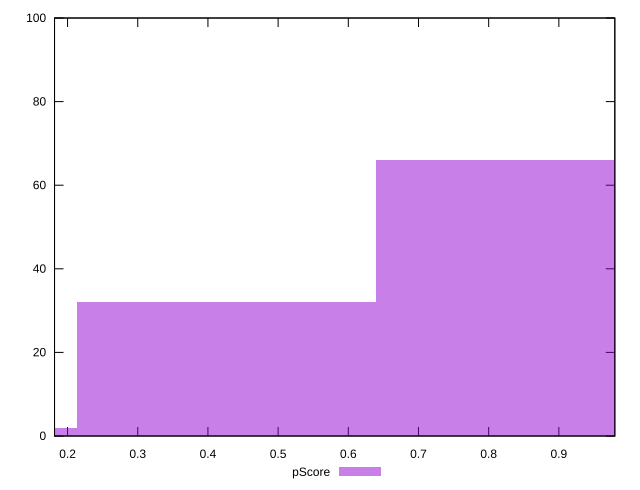

Here is the gnuplot script that generated this plot:
reset

$pScore <<EOF
0.8519097171147252 66
0.4259548585573626 32
0 2
EOF

set key outside below
set boxwidth 0.4259548585573626
set xrange [0.18142449733549848:0.9797484042857281]
set yrange [0:100]
set trange [0:100]
set style fill transparent solid 0.5 noborder
set terminal svg size 640, 490 enhanced background rgb 'white'
set output "report_00015_2021-02-09T16-11-33.973Z/mainthread-work-breakdown/samples/pages+cached+noadtech/pScore/histogram.svg"

plot $pScore title "pScore" with boxes

reset
